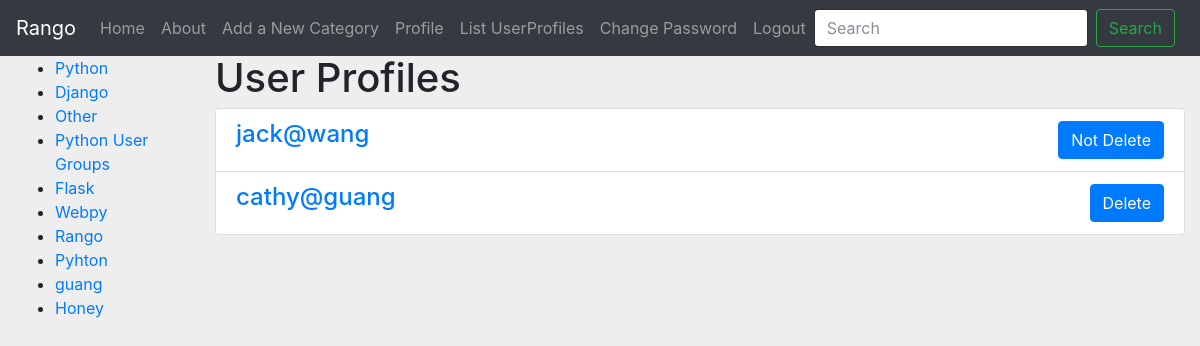
Page /rango/profiles/ (signed in) on the committed database.
### rango/models.py (models this page shows, shortened)
class Category(models.Model):
    name = models.CharField(max_length=128, unique=True)
    views = models.IntegerField(default=0)
    likes = models.IntegerField(default=0)
    slug = models.SlugField(unique=True)
    class Meta:
        verbose_name_plural = 'Categories'

### rango/views.py (the view)
@login_required
def list_profiles(request):
    userprofile_list = User.objects.all()
    print(userprofile_list)
    return render(request, 'rango/list_profile.html', {'userprofile_list': userprofile_list})

### rango/templatetags/rango_template_tags.py (called while the page is built)
@register.inclusion_tag('rango/cats.html')
def get_category_list(cat=None):
    return {'cats': Category.objects.all(),
            'act_cat': cat}

### templates/rango/list_profile.html (shortened to what this page needs)
{% extends 'rango/base_bootstrap.html' %}
{% load staticfiles %}
{% block body_block %}
    <h1>User Profiles</h1>
    <div class="panel">
        {% if userprofile_list %}
            <div class="panel-heading">
                <div class="panel-body">
                    <div class="list-group">
                        {% for listuser in userprofile_list %}
                            <div class="list-group-item">
                                <h4 class="list-group-item-heading">
                                    <a href="{% url 'rango:profile' listuser.username %}">
                                        {{ listuser.username }}</a>
                                    {% if listuser.username == user.username %}
                                        <a href="#">
                                        <button style="float: right" class="btn btn-primary">Not Delete</button>
                                    </a>
                                    {% else %}
                                    <a href="{% url 'rango:user_delete' listuser.username %}">
                                        <button style="float: right" class="btn btn-primary">Delete</button>
                                    </a>
                                    {% endif %}
                                </h4>
                            </div>
                        {% endfor %} </div>
                </div>
            </div>
        {% else %}
            <p>There are no users for the site.</p>
        {% endif %} </div>
{% endblock %}

### templates/rango/cats.html
<ul>
    {% if cats %}
        {% for c in cats %}
            {% if c == act_cat %}
                <li><strong><a href="{% url 'rango:show_category' c.slug %}">{{ c.name }}</a></strong></li>
            {% else %}
                <li><a href="{% url 'rango:show_category' c.slug %}">{{ c.name }}</a></li>
            {% endif %}
        {% endfor %}
    {% else %}
        <li><strong>There are no categories present.</strong></li>
    {% endif %}
</ul>

### rows in the picture
Category: name "Python"
Category: name "Django"
Category: name "Other"
Category: name "Python User Groups"
Category: name "Flask"
Category: name "Webpy"
Category: name "Rango"
Category: name "Pyhton"
Category: name "guang"
Category: name "Honey"

### other values in the picture
{{ listuser.username }} "jack@wang"
{{ listuser.username }} "cathy@guang"
